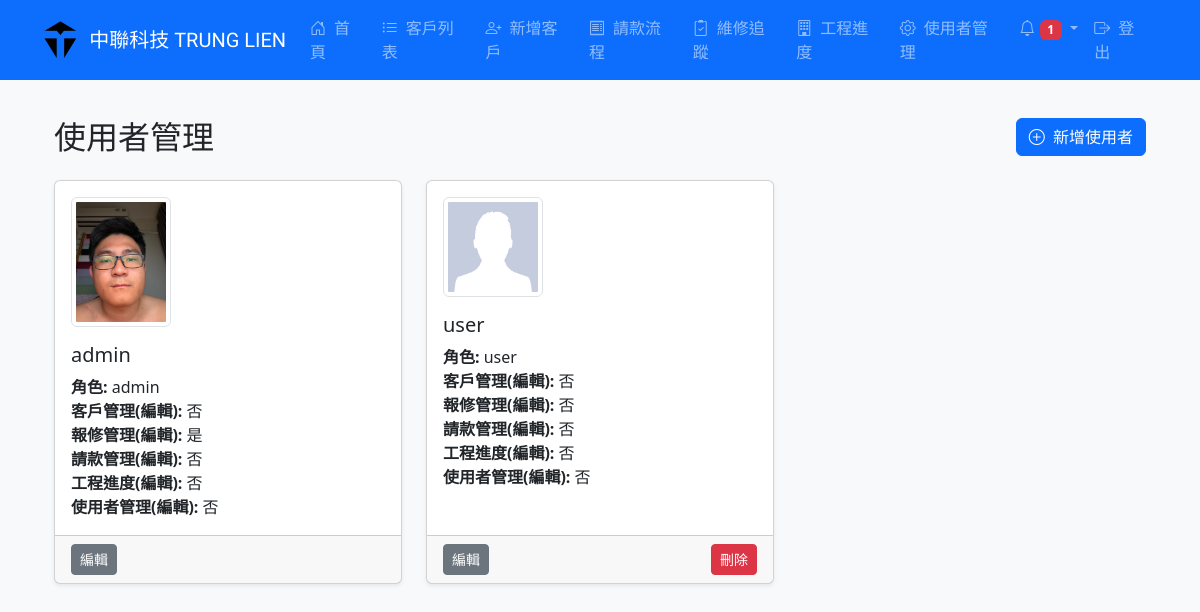
/manage_users (signed in), run on an earlier commit of the app's database.
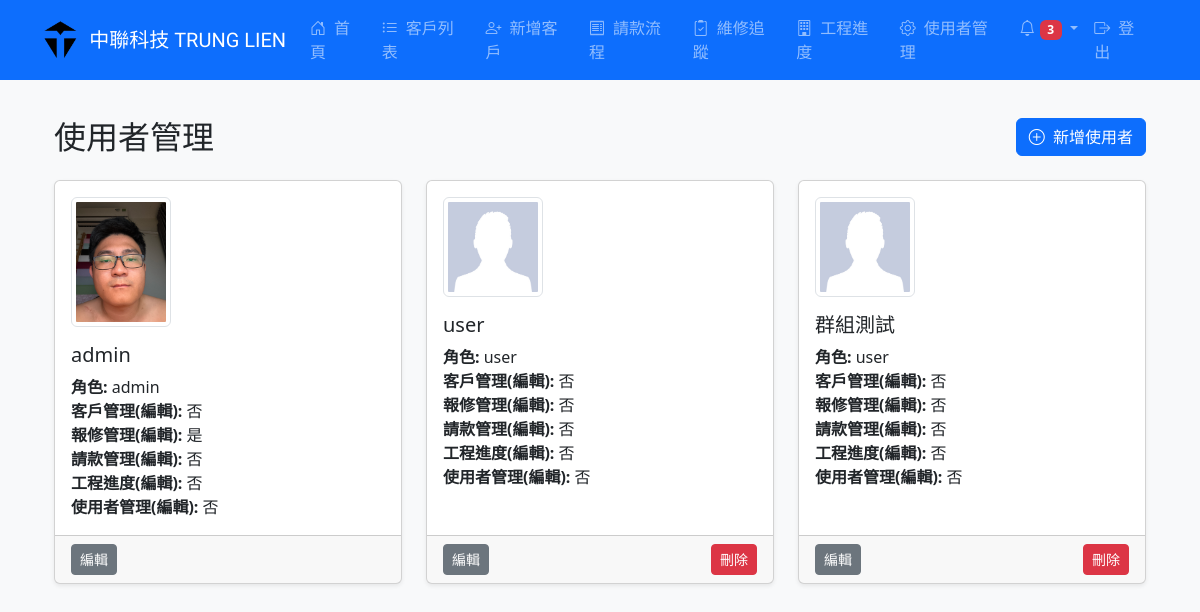
And on a later commit of the database.
### tables this page shows
CREATE TABLE users (
                id INTEGER PRIMARY KEY AUTOINCREMENT,
                username TEXT NOT NULL UNIQUE,
                password TEXT NOT NULL,
                role TEXT NOT NULL,
                can_modify_customers INTEGER DEFAULT 0,
                can_edit_repairs INTEGER DEFAULT 0,
                can_add_repairs INTEGER DEFAULT 0,
                can_delete_repairs INTEGER DEFAULT 0
            , avatar TEXT, line_id TEXT);

### app.py (the view)
@app.route('/manage_users')
@admin_required
def manage_users():
    conn = get_db()
    try:
        users = conn.execute("SELECT * FROM users ORDER BY id ASC").fetchall()
        return render_template("manage_users.html", users=users)
    except Exception as e:
        flash("读取用户数据失败: " + str(e), "danger")
        return redirect(url_for('home'))
    finally:
        conn.close()

### app.py (called while the page is built)
def get_db():
    conn = sqlite3.connect('customer.db')
    conn.row_factory = sqlite3.Row
    conn.execute('PRAGMA foreign_keys = ON')
    return conn

def admin_required(f):
    @wraps(f)
    def decorated_function(*args, **kwargs):
        user = session.get('user')
        if not user or user.get('role') != 'admin':
            flash("僅管理者有此操作權限", "danger")
            return redirect(url_for('home'))
        return f(*args, **kwargs)
    return decorated_function

### templates/manage_users.html (shortened to what this page needs)
{% extends "base.html" %}
{% block content %}
<div class="container mt-4">
  <div class="d-flex flex-column flex-md-row justify-content-between align-items-center mb-4">
    <h2 class="mb-3 mb-md-0">使用者管理</h2>
    <a href="{{ url_for('add_user') }}" class="btn btn-primary">
      <i class="bi bi-plus-circle me-1"></i> 新增使用者
    </a>
  </div>
  {% if users %}
  <div class="row row-cols-1 row-cols-sm-2 row-cols-md-3 g-4">
    {% for user in users %}
      <div class="col">
        <div class="card h-100 shadow-sm">
          <div class="card-body">
            {% if user.avatar %}
              <img src="{{ url_for('uploaded_file', filename=user.avatar) }}" alt="{{ user.username }} 的頭像" class="img-thumbnail mb-3" style="max-width:100px;">
            {% else %}
              <img src="{{ url_for('static', filename='images/default_avatar.png') }}" alt="預設頭像" class="img-thumbnail mb-3" style="max-width:100px;">
            {% endif %}
            <h5 class="card-title">{{ user.username }}</h5>
            <p class="card-text">
              <strong>角色:</strong> {{ user.role }}<br>
              <strong>客戶管理(編輯):</strong> {{ '是' if user.can_edit_customers == 1 else '否' }}<br>
              <strong>報修管理(編輯):</strong> {{ '是' if user.can_edit_repairs == 1 else '否' }}<br>
              <strong>請款管理(編輯):</strong> {{ '是' if user.can_edit_billing == 1 else '否' }}<br>
              <strong>工程進度(編輯):</strong> {{ '是' if user.can_edit_progress == 1 else '否' }}<br>
              <strong>使用者管理(編輯):</strong> {{ '是' if user.can_edit_users == 1 else '否' }}
            </p>
          </div>
          <div class="card-footer d-flex justify-content-between">
            <a href="{{ url_for('edit_user', id=user.id) }}" class="btn btn-sm btn-secondary">編輯</a>
            {% if session.get('user') and session.user.id != user.id %}
            <form action="{{ url_for('delete_user', id=user.id) }}" method="POST" class="d-inline">
              <button type="submit" class="btn btn-sm btn-danger" onclick="return confirm('確定要刪除此使用者嗎？')">刪除</button>
            </form>
            {% endif %}
          </div>
        </div>
      </div>
    {% endfor %}
  </div>
  {% else %}
    <div class="alert alert-warning text-center" role="alert">
      目前沒有使用者資料。
    </div>
  {% endif %}
</div>
{% endblock %}

### templates/base.html (shortened to what this page needs)
<!DOCTYPE html>
<html lang="zh-TW">
<head>
  <link href="https://cdn.jsdelivr.net/npm/bootstrap@5.3.0/dist/css/bootstrap.min.css" rel="stylesheet">
  <link rel="stylesheet" href="https://cdn.jsdelivr.net/npm/bootstrap-icons@1.11.3/font/bootstrap-icons.min.css">
</head>
<body class="bg-light">
  <nav class="navbar navbar-expand-lg navbar-dark bg-primary fixed-top">
    <div class="container">
      <a class="navbar-brand d-flex align-items-center" href="{{ url_for('home') }}">
        <img src="{{ url_for('static', filename='images/logo.png') }}" alt="公司Logo">
        <span class="tech-logo">中聯科技 TRUNG LIEN</span>
      </a>
      <div class="collapse navbar-collapse" id="navbarNav">
        <ul class="navbar-nav ms-auto">
          <li class="nav-item">
            <a class="nav-link" href="{{ url_for('home') }}" data-bs-toggle="tooltip" title="系統首頁">
              <i class="bi bi-house-door me-2"></i>首頁
            </a>
          </li>
          <li class="nav-item">
            <a class="nav-link" href="{{ url_for('customers') }}" data-bs-toggle="tooltip" title="客戶列表">
              <i class="bi bi-list-ul me-2"></i>客戶列表
            </a>
          </li>
          <li class="nav-item">
            <a class="nav-link" href="{{ url_for('add_customer') }}" data-bs-toggle="tooltip" title="新增客戶檔案">
              <i class="bi bi-person-plus me-2"></i>新增客戶
            </a>
          </li>
          <li class="nav-item">
            <a class="nav-link" href="{{ url_for('billing') }}" data-bs-toggle="tooltip" title="請款流程管理">
              <i class="bi bi-receipt me-2"></i>請款流程
            </a>
          </li>
          <li class="nav-item">
            <a class="nav-link" href="{{ url_for('tracking') }}" data-bs-toggle="tooltip" title="維修追蹤">
              <i class="bi bi-clipboard2-check me-2"></i>維修追蹤
            </a>
          </li>
          <li class="nav-item">
            <a class="nav-link" href="{{ url_for('progress') }}" data-bs-toggle="tooltip" title="工程進度">
              <i class="bi bi-building me-2"></i>工程進度
            </a>
          </li>
          {% if session.get('user') and session.user.role == 'admin' %}
          <li class="nav-item">
            <a class="nav-link" href="{{ url_for('manage_users') }}" data-bs-toggle="tooltip" title="使用者管理">
              <i class="bi bi-gear me-2"></i>使用者管理
            </a>
          </li>
          {% endif %}
          <li class="nav-item dropdown">
            <a class="nav-link dropdown-toggle" href="#" id="notificationsDropdown" role="button" data-bs-toggle="dropdown" aria-expanded="false">
              <i class="bi bi-bell"></i>
              {% if notifications|length > 0 %}
                <span class="badge bg-danger">{{ notifications|length }}</span>
              {% endif %}
            </a>
          </li>
          <li class="nav-item">
            <a class="nav-link" href="{{ url_for('logout') }}">
              <i class="bi bi-box-arrow-right me-2"></i>登出
            </a>
          </li>
        </ul>
      </div>
    </div>
  </nav>
  <div class="container mt-3">
    {% block content %}{% endblock %}
  </div>
</body>
</html>

### templates/base.html (style rules this page uses)
body { padding-top: 70px; }
.navbar-brand img { height: 40px; margin-right: 10px; }
.navbar-brand .tech-logo { font-family: 'Orbitron', sans-serif; }

What changed in the data, as far as the page shows it:
added users: username "群組測試", role "user", can_edit_customers "否", can_edit_repairs "否", can_edit_billing "否", can_edit_progress "否", can_edit_users "否"
Also different on the page:
{{ notifications|length }}: "1" → "3"
